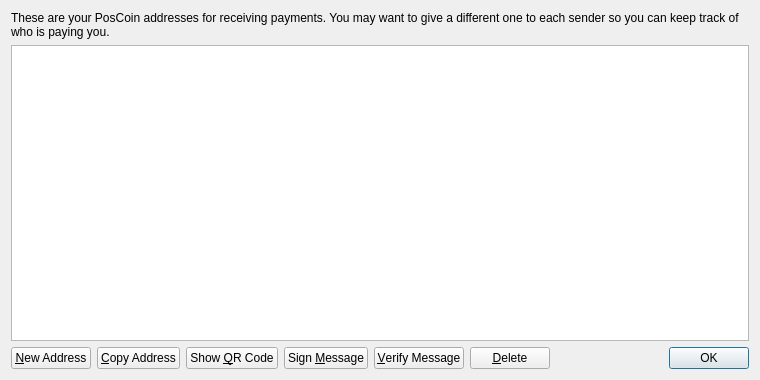
<?xml version="1.0" encoding="UTF-8"?>
<ui version="4.0">
 <class>AddressBookPage</class>
 <widget class="QWidget" name="AddressBookPage">
  <property name="geometry">
   <rect>
    <x>0</x>
    <y>0</y>
    <width>760</width>
    <height>380</height>
   </rect>
  </property>
  <property name="windowTitle">
   <string>Address Book</string>
  </property>
  <layout class="QVBoxLayout" name="verticalLayout">
   <item>
    <widget class="QLabel" name="labelExplanation">
     <property name="text">
      <string>These are your PosCoin addresses for receiving payments. You may want to give a different one to each sender so you can keep track of who is paying you.</string>
     </property>
     <property name="textFormat">
      <enum>Qt::PlainText</enum>
     </property>
     <property name="wordWrap">
      <bool>true</bool>
     </property>
    </widget>
   </item>
   <item>
    <widget class="QTableView" name="tableView">
     <property name="contextMenuPolicy">
      <enum>Qt::CustomContextMenu</enum>
     </property>
     <property name="toolTip">
      <string>Double-click to edit address or label</string>
     </property>
     <property name="tabKeyNavigation">
      <bool>false</bool>
     </property>
     <property name="alternatingRowColors">
      <bool>true</bool>
     </property>
     <property name="selectionMode">
      <enum>QAbstractItemView::SingleSelection</enum>
     </property>
     <property name="selectionBehavior">
      <enum>QAbstractItemView::SelectRows</enum>
     </property>
     <property name="sortingEnabled">
      <bool>true</bool>
     </property>
     <attribute name="verticalHeaderVisible">
      <bool>false</bool>
     </attribute>
    </widget>
   </item>
   <item>
    <layout class="QHBoxLayout" name="horizontalLayout">
     <item>
      <widget class="QPushButton" name="newAddressButton">
       <property name="toolTip">
        <string>Create a new address</string>
       </property>
       <property name="text">
        <string>&amp;New Address</string>
       </property>
       <property name="icon">
        <iconset resource="../bitcoin.qrc">
         <normaloff>:/icons/add</normaloff>:/icons/add</iconset>
       </property>
      </widget>
     </item>
     <item>
      <widget class="QPushButton" name="copyToClipboard">
       <property name="toolTip">
        <string>Copy the currently selected address to the system clipboard</string>
       </property>
       <property name="text">
        <string>&amp;Copy Address</string>
       </property>
       <property name="icon">
        <iconset resource="../bitcoin.qrc">
         <normaloff>:/icons/editcopy</normaloff>:/icons/editcopy</iconset>
       </property>
      </widget>
     </item>
     <item>
      <widget class="QPushButton" name="showQRCode">
       <property name="text">
        <string>Show &amp;QR Code</string>
       </property>
       <property name="icon">
        <iconset resource="../bitcoin.qrc">
         <normaloff>:/icons/qrcode</normaloff>:/icons/qrcode</iconset>
       </property>
      </widget>
     </item>
     <item>
      <widget class="QPushButton" name="signMessage">
       <property name="toolTip">
        <string>Sign a message to prove you own a PosCoin address</string>
       </property>
       <property name="text">
        <string>Sign &amp;Message</string>
       </property>
       <property name="icon">
        <iconset resource="../bitcoin.qrc">
         <normaloff>:/icons/edit</normaloff>:/icons/edit</iconset>
       </property>
      </widget>
     </item>
     <item>
      <widget class="QPushButton" name="verifyMessage">
       <property name="toolTip">
        <string>Verify a message to ensure it was signed with a specified PosCoin address</string>
       </property>
       <property name="text">
        <string>&amp;Verify Message</string>
       </property>
       <property name="icon">
        <iconset resource="../bitcoin.qrc">
         <normaloff>:/icons/transaction_0</normaloff>:/icons/transaction_0</iconset>
       </property>
      </widget>
     </item>
     <item>
      <widget class="QPushButton" name="deleteButton">
       <property name="toolTip">
        <string>Delete the currently selected address from the list</string>
       </property>
       <property name="text">
        <string>&amp;Delete</string>
       </property>
       <property name="icon">
        <iconset resource="../bitcoin.qrc">
         <normaloff>:/icons/remove</normaloff>:/icons/remove</iconset>
       </property>
      </widget>
     </item>
     <item>
      <spacer name="horizontalSpacer">
       <property name="orientation">
        <enum>Qt::Horizontal</enum>
       </property>
       <property name="sizeHint" stdset="0">
        <size>
         <width>40</width>
         <height>20</height>
        </size>
       </property>
      </spacer>
     </item>
     <item>
      <widget class="QDialogButtonBox" name="buttonBox">
       <property name="sizePolicy">
        <sizepolicy hsizetype="Maximum" vsizetype="Fixed">
         <horstretch>0</horstretch>
         <verstretch>0</verstretch>
        </sizepolicy>
       </property>
       <property name="standardButtons">
        <set>QDialogButtonBox::Ok</set>
       </property>
      </widget>
     </item>
    </layout>
   </item>
  </layout>
 </widget>
 <resources>
  <include location="../bitcoin.qrc"/>
 </resources>
 <connections/>
</ui>
